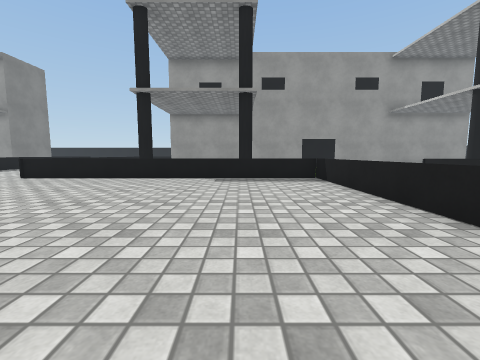
View 1 (above)

24 first-person views from a walk through a 3-D level made in the Unity game engine. The camera is 0.72 m above the floor, tilts 6° down and sees 90° across. The floor is counted in squares, 1 m on a side. Each view is taken from the middle of a square. On the plan, view 1 faces up. The plan holds only what a view shows up to about 9 squares ahead; the rest is blank. The place goes on beyond the plan. Surface patterns are stand-ins for the level's own textures.

View 2
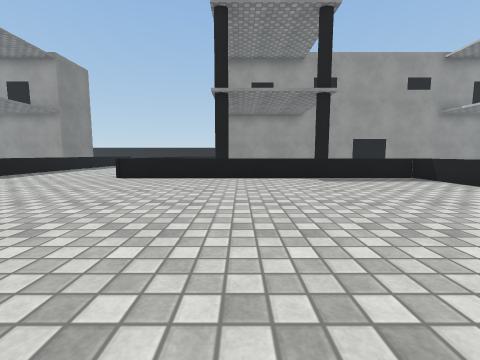

View 3
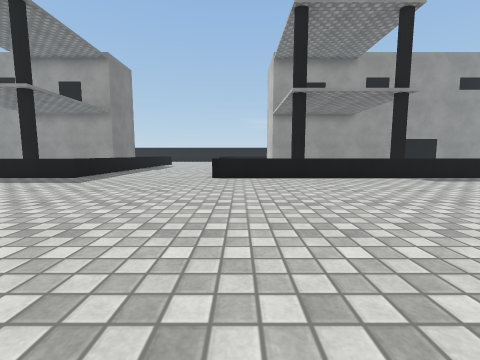

View 4
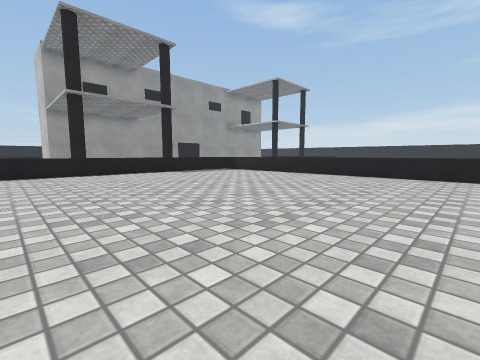

View 5
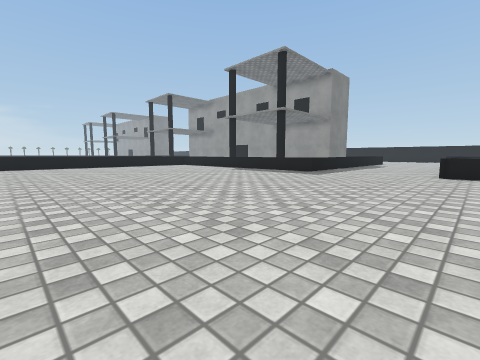

View 6
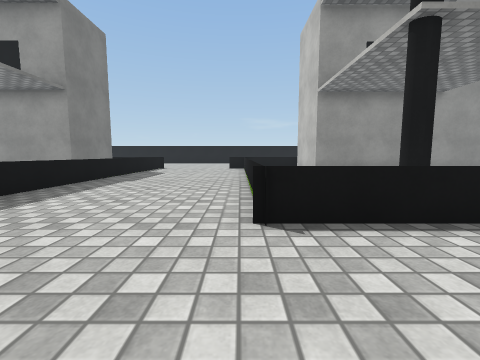

View 7
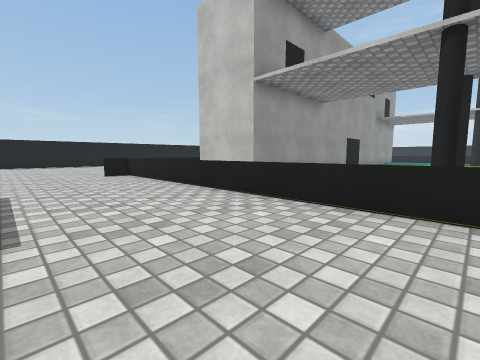

View 8
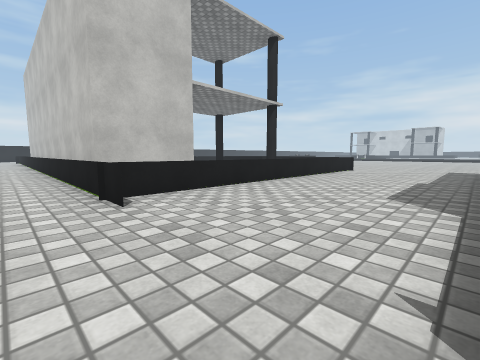

View 9
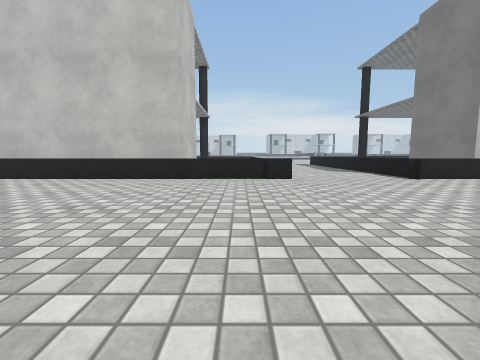

View 10
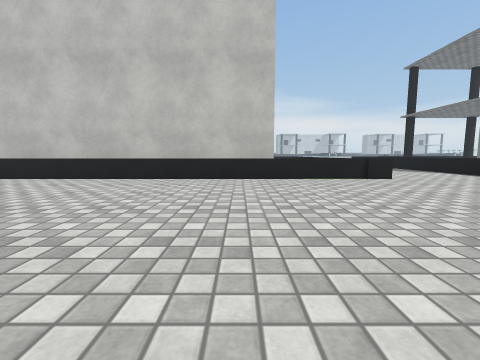

View 11
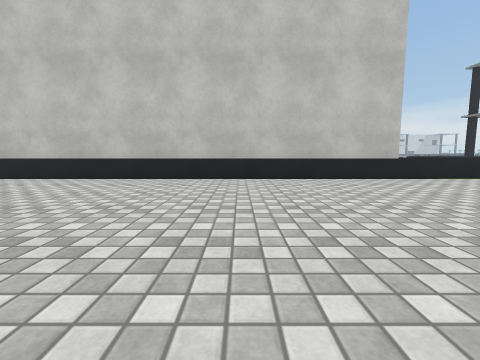

View 12
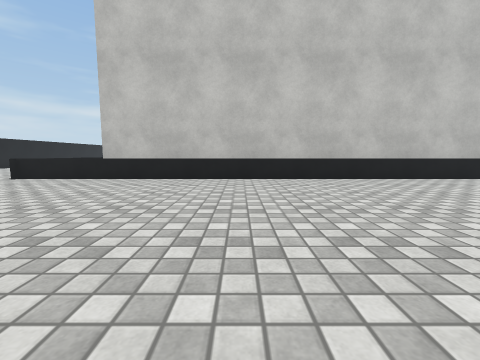

View 13
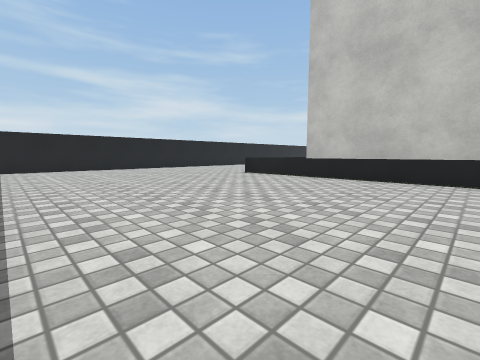

View 14
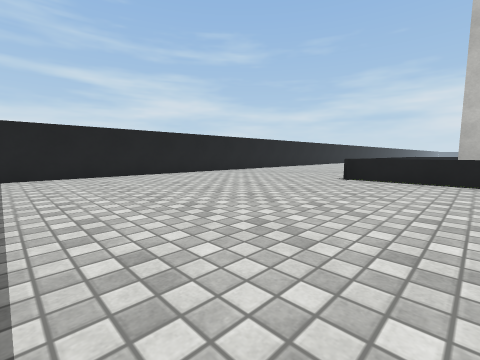

View 15
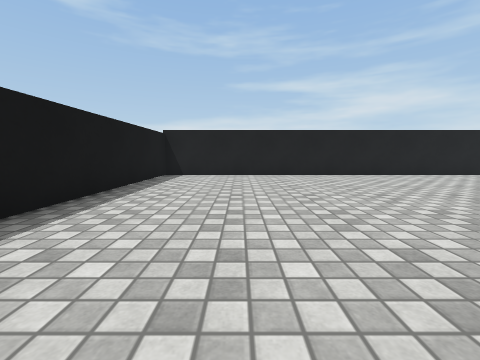

View 16
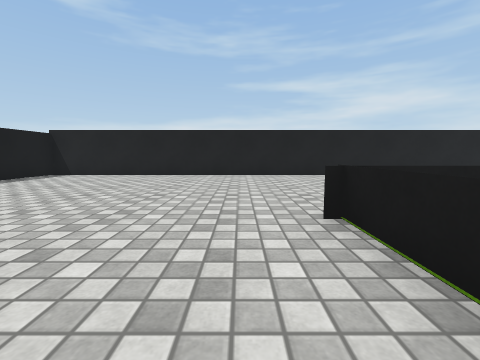

View 17
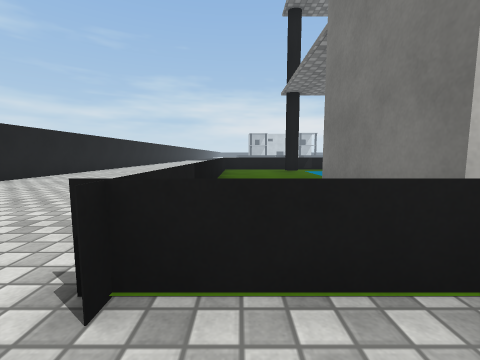

View 18
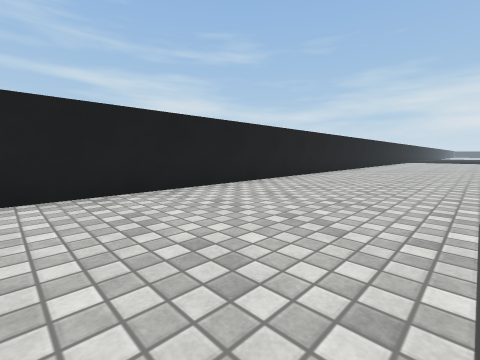

View 19
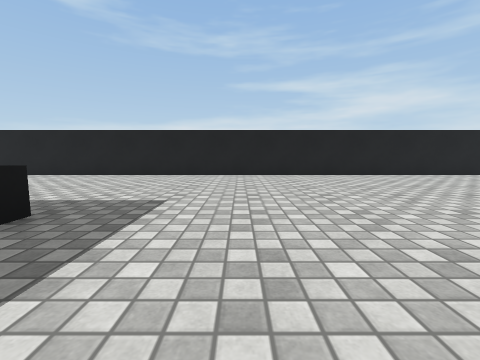

View 20
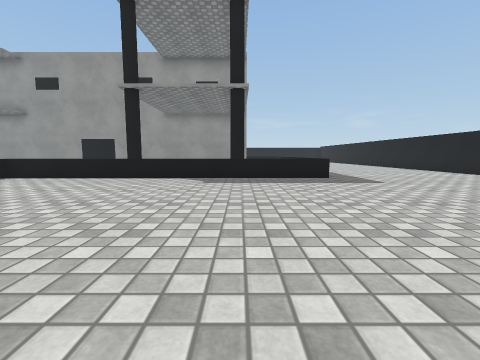

View 21
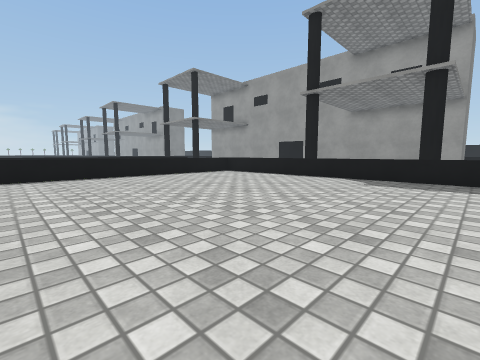

View 22
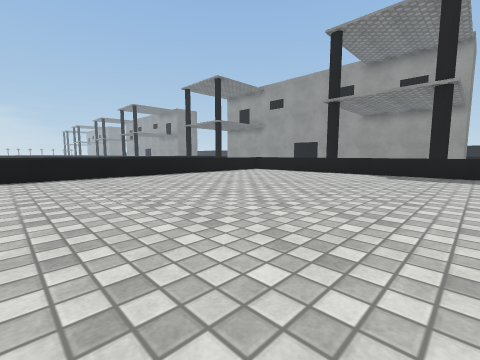

View 23
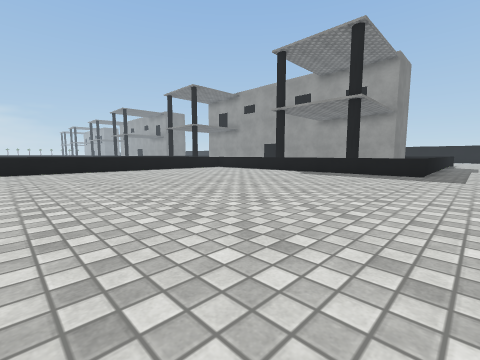

View 24
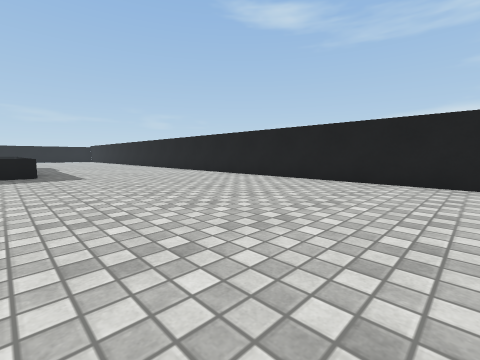

### Floor plan
Key: @ floor where view 1 was taken; # wall or solid block; . main floor; : floor 0.1 m higher than the main floor; = window, fence, low wall or low ledge; C black cylinder.
Columns run from 13 left of view 1 to 22 right of it. Each row starts with its distance up from view 1.
 26                              #######
 25        .  .   .       .............#
 24      ............   ...............#
 23      ............   ...............#
 22     .............. ................#
 21    ................................#
 20   .................................#
 19  ..................................#
 18 ===...========================.....#
 17   =...=  ##################  =.....#
 16   =...=  ###              #  =.....#
 15   =...=  ###              #  =.....#
 14   =...=                      =.....#
 13   =...=                      =.....#
 12   =...=                   ...=.....#
 11   =...=                  :...=.....#
 10   =...=                  :...=.....#
  9   =...=                   C  =.....#
  8   =...=                      =.....#
  7 ===...==========   ===========.....#
  6  ..............=   =...............#
  5  ..............=   =...............#
  4 ...............=   =...............#
  3 ...............=   =...............#
  2 ...............=   =...............#
  1 ...............=   =...............#
  0 .............@.=   =...............#
 -1 ...............=   =...............#
 -2 ...............=   =...............#

Where each view was taken, in squares from view 1:
view 1: 0 up, 0 right, facing up
view 2: 0 up, 3 left, facing up
view 3: 0 up, 6 left, facing up
view 4: 2 down, 6 left, facing up-right
view 5: 2 down, 6 left, facing up-left
view 6: 5 up, 7 left, facing up
view 7: 9 up, 10 left, facing up-right
view 8: 19 up, 11 left, facing down-right
view 9: 25 up, 6 left, facing down
view 10: 25 up, 3 left, facing down
view 11: 25 up, 1 right, facing down
view 12: 25 up, 9 right, facing down
view 13: 25 up, 9 right, facing down-right
view 14: 25 up, 13 right, facing down-right
view 15: 23 up, 13 right, facing right
view 16: 19 up, 13 right, facing right
view 17: 19 up, 15 right, facing down
view 18: 15 up, 17 right, facing down-right
view 19: 5 up, 13 right, facing right
view 20: 0 up, 13 right, facing up
view 21: 0 up, 14 right, facing up-left
view 22: 2 down, 14 right, facing up-left
view 23: 2 down, 17 right, facing up-left
view 24: 2 down, 15 right, facing up-right
